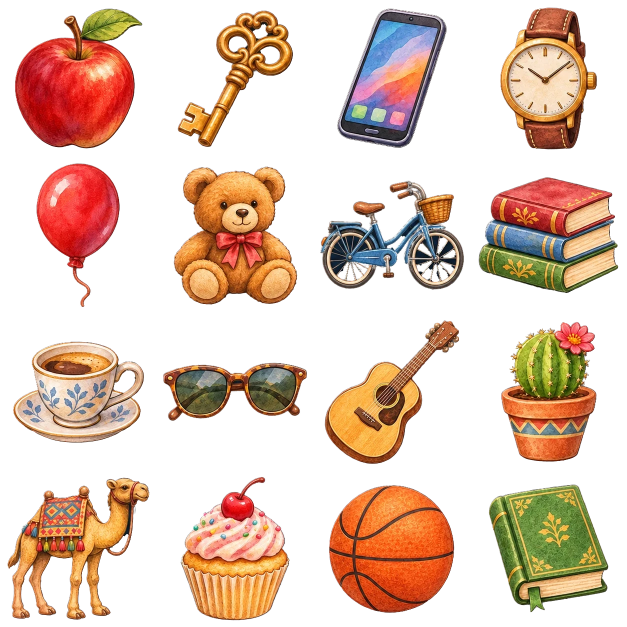
#> input picture test/legacy/art/objects-a.webp, 1254 x 1254 px (shown at 1/2 size)
$ python relayout_atlas.py ../test/legacy/art/objects-a.webp
#> lines starting #> are read from the running program, lines starting #| are printed output that depends on the picture; after the words box and inside, x2 and y2 are one past the last pixel; in counts of white or black regions, pixels touching at a corner belong together
"""Re-layout a sprite atlas onto an exact grid (presentation only, 4.2.2).

The generated atlases were not drawn on an exact grid: objects cross the cell
lines (a camel's head sits above its row, a basketball's top pokes into the
guitar's cell). Cropping a cell therefore showed slivers of the neighbours.

For each connected object (alpha component) this assigns it to the cell that
contains its centroid, cuts it out with its own mask, scales it down only if it
would not fit (never up) and centres it in its cell of a new, same-size atlas.
Cell order, file name and size stay the same, so every index in the code keeps
pointing at the same object.

  python3 tools/relayout_atlas.py legacy/art/objects-a.webp [--cols 4 --rows 4] [--out FILE] [--check]
"""
import argparse, sys
import numpy as np
from PIL import Image
from scipy import ndimage

def relayout(src, cols, rows, fill=0.92, alpha_min=10, min_area=40):
#> called with src = '../test/legacy/art/objects-a.webp', cols = 4, rows = 4, fill = 0.92, alpha_min = 10, min_area = 40
    im = Image.open(src).convert('RGBA')
#> im is the input picture: PIL image 1254x1254 RGBA; mean R, G, B, A 73.3, 48, 32.3, 97.5
    W, H = im.size
#> W = 1254; H = 1254
    rgba = np.array(im)
    a = rgba[..., 3]
    solid = a > alpha_min
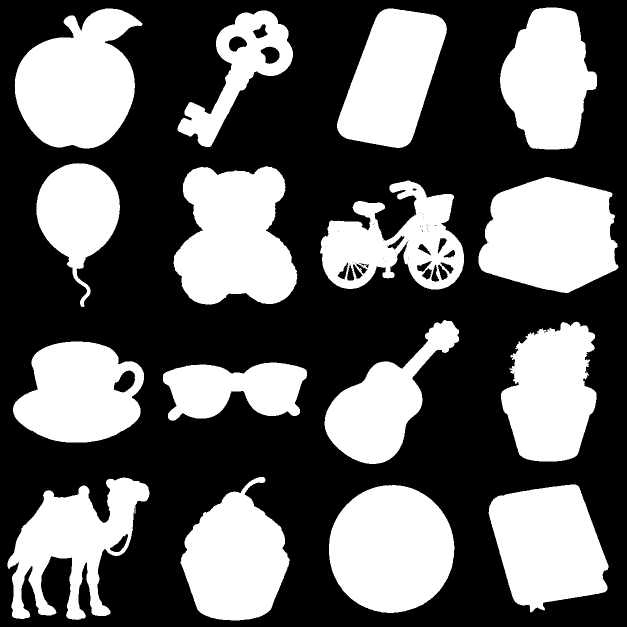
#> solid: shape (1254, 1254) bool (shown at 1/2 size); 39.3% white; 24 white regions (8 under 20 px), largest, box (x1, y1, x2, y2) and area: (347, 332, 595, 609) 51206, (658, 970, 909, 1226) 50408, (957, 354, 1237, 586) 49572
    # Join soft edges / shadows to their object before labelling.
    lab, n = ndimage.label(ndimage.binary_dilation(solid, iterations=3))
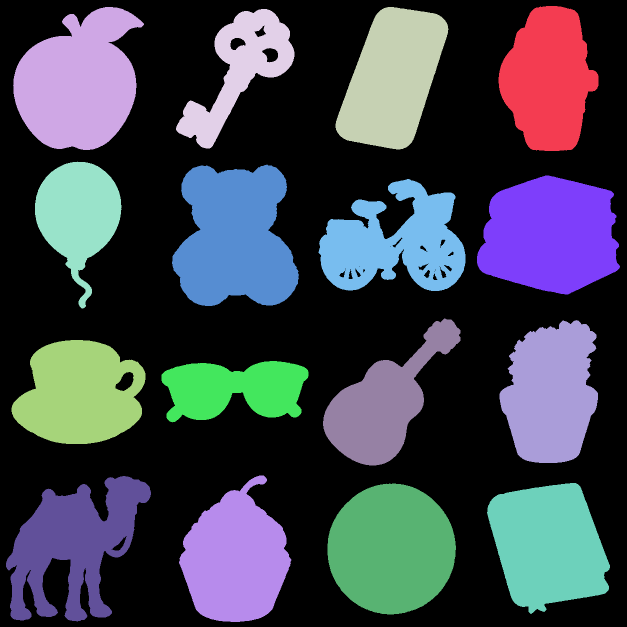
#> lab: shape (1254, 1254) int32 (shown at 1/2 size); 17 distinct labels, from 0 to 16; one colour per label, 0 black
#> n = 16
    cw, ch = W / cols, H / rows
#> cw = 313.5; ch = 313.5
    owners = {}
    centers = ndimage.center_of_mass(solid, lab, range(1, n + 1))
#> centers = [(157.9, 1096.2), (165.5, 156.1), (156.6, 785), (140, 478.5), (425.8, 155.9), (475.7, 469.6), (470.5, 1099.8), (483.6, 788.3), (806.9, 766.2), (786.4, 1101.3), (787.5, 157.9), (777.8, 468.7), (1118.6, 470.2), (1085.7, 146.8), (1090.5, 1095.8), (1097.8, 782.5)]
    areas = ndimage.sum(solid, lab, range(1, n + 1))
#> areas = [38771, 49369, 40354, 21182, 25950, 51206, 49572, 33429, 31614, 39594, 38546, 23557, 41061, 38935, 43835, 50408]
    for k, ((cy, cx), area) in enumerate(zip(centers, areas), start=1):
        if area < min_area or np.isnan(cx):
            continue
        cell = min(int(cy // ch), rows - 1) * cols + min(int(cx // cw), cols - 1)
        owners.setdefault(cell, []).append(k)
#> this loop made 16 passes
#> (cy, cx, area, cell) on passes 1 to 12: (157.9, 1096.2, 38771, 3), (165.5, 156.1, 49369, 0), (156.6, 785, 40354, 2), (140, 478.5, 21182, 1), (425.8, 155.9, 25950, 4), (475.7, 469.6, 51206, 5), (470.5, 1099.8, 49572, 7), (483.6, 788.3, 33429, 6), (806.9, 766.2, 31614, 10), (786.4, 1101.3, 39594, 11), (787.5, 157.9, 38546, 8), (777.8, 468.7, 23557, 9)
#> after the loop, owners = 16 items
    out = Image.new('RGBA', (W, H), (0, 0, 0, 0))
#> out: PIL image 1254x1254 RGBA; every value is 0
    report = {}
    for cell in range(cols * rows):
        ks = owners.get(cell)
        if not ks:
            report[cell] = 'empty'
            continue
        mask = np.isin(lab, ks) & (a > 0)
        ys, xs = np.nonzero(mask)
        x0, x1, y0, y1 = xs.min(), xs.max() + 1, ys.min(), ys.max() + 1
        piece = rgba[y0:y1, x0:x1].copy()
        piece[..., 3] = np.where(mask[y0:y1, x0:x1], piece[..., 3], 0)
        p = Image.fromarray(piece)
        s = min(1.0, fill * cw / p.width, fill * ch / p.height)
        if s < 1:
            p = p.resize((max(1, round(p.width * s)), max(1, round(p.height * s))), Image.LANCZOS)
        c, r = cell % cols, cell // cols
        ox = round(c * cw + (cw - p.width) / 2)
        oy = round(r * ch + (ch - p.height) / 2)
        out.alpha_composite(p, (ox, oy))
        report[cell] = f'{len(ks)} part(s), scale {s:.2f}'
#> this loop made 16 passes
#> (ks, x0, x1, y0, y1) on passes 1 to 12: ([2], 29, 285, 17, 297), ([4], 355, 586, 20, 294), ([3], 674, 894, 17, 296), ([1], 1000, 1194, 15, 299), ([5], 73, 240, 326, 614), ([6], 346, 595, 332, 609), ([8], 640, 928, 361, 579), ([7], 957, 1237, 354, 586), ([11], 26, 288, 682, 886), ([12], 326, 614, 725, 842), ([9], 649, 919, 640, 928), ([10], 1001, 1194, 643, 924)
#> pass 1, in relayout, `piece = rgba[y0:y1, x0:x1].copy()`:
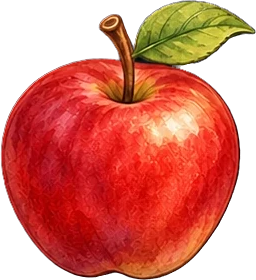
#> piece: shape (280, 256, 4); mean R, G, B, A 139.6, 45.1, 30.3, 172.9; transparent parts drawn white
#> pass 2, in relayout, `piece = rgba[y0:y1, x0:x1].copy()`:
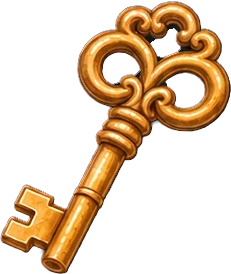
#> piece: shape (274, 231, 4); mean R, G, B, A 63.8, 41.9, 19.2, 81.3; transparent parts drawn white
#> after the loop:
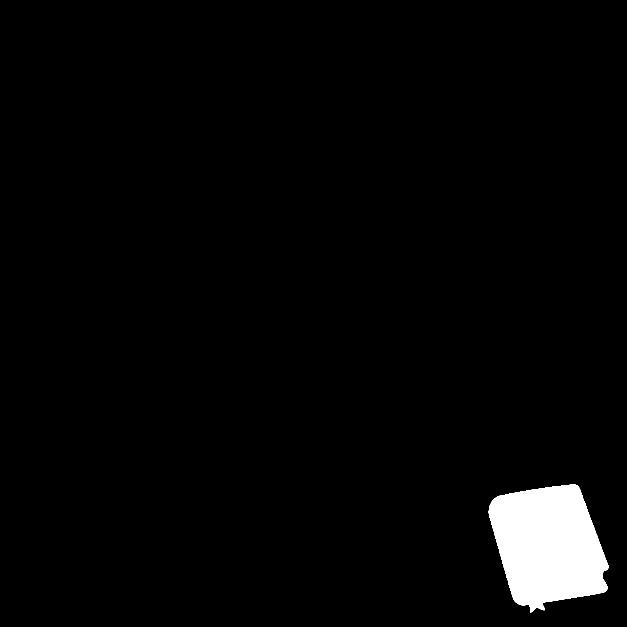
#> mask: shape (1254, 1254) bool (shown at 1/2 size); 2.8% white; 1 white region, box (x1, y1, x2, y2) and area: (977, 969, 1217, 1225) 43926
#> after the loop:
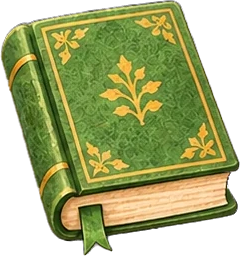
#> p: PIL image 240x256 RGBA; mean R, G, B, A 96.2, 103.5, 49.4, 178.6; transparent parts drawn white
#> after the loop, report = 16 items
    return out, report

def edge_touch(img, cols, rows, thr=40):
    a = np.array(img.getchannel('A'))
    H, W = a.shape
    bad = []
    for cell in range(cols * rows):
        c, r = cell % cols, cell // cols
        x0, x1 = round(c * W / cols), round((c + 1) * W / cols)
        y0, y1 = round(r * H / rows), round((r + 1) * H / rows)
        b = a[y0:y1, x0:x1]
        if max(b[:2].max(), b[-2:].max(), b[:, :2].max(), b[:, -2:].max()) > thr:
            bad.append(cell)
    return bad

if __name__ == '__main__':
    ap = argparse.ArgumentParser()
    ap.add_argument('src'); ap.add_argument('--cols', type=int, default=4); ap.add_argument('--rows', type=int, default=4)
    ap.add_argument('--out'); ap.add_argument('--check', action='store_true')
    a = ap.parse_args()
    if a.check:
        print(a.src, 'edge-touching cells:', edge_touch(Image.open(a.src).convert('RGBA'), a.cols, a.rows)); sys.exit(0)
    img, rep = relayout(a.src, a.cols, a.rows)
#> rep = 16 items
    img.save(a.out or a.src, 'WEBP', quality=90, method=6)
    print(a.src, rep, 'edge-touching after:', edge_touch(img, a.cols, a.rows))
#> the loop in edge_touch, `for cell in range(cols * rows):` made 16 passes
#> pass 3, in edge_touch, `b = a[y0:y1, x0:x1]`:
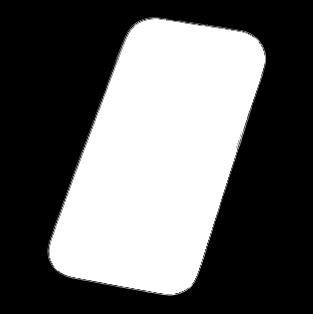
#> b: shape (314, 313); min 0, max 255, mean 102
#> after the loop in edge_touch, `for cell in range(cols * rows):`: bad = []
#> (printed output is left out)

$ run again, with test/legacy/art/objects-b.webp copied over test/legacy/art/objects-a.webp
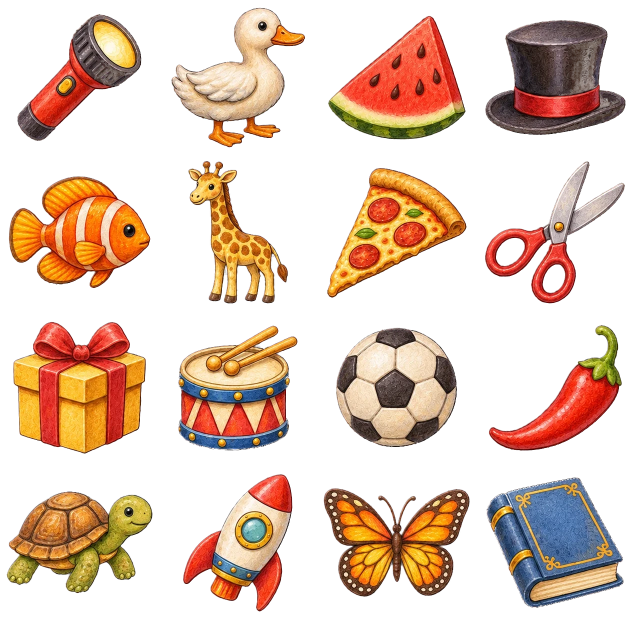
#> input picture test/legacy/art/objects-b.webp, 1269 x 1240 px (shown at 1/2 size)
#> in relayout, im is the input picture: PIL image 1269x1240 RGBA; mean R, G, B, A 71.1, 46.4, 30.3, 94.7
#> solid: shape (1240, 1269) bool; 38.2% white; 19 white regions (3 under 20 px), largest, box (x1, y1, x2, y2) and area: (26, 643, 292, 907) 53544, (973, 954, 1247, 1216) 49385, (672, 655, 914, 895) 45331
#> lab: shape (1240, 1269) int32; 17 distinct labels, from 0 to 16
#> n = 16
#> centers = [(158.7, 479), (148.2, 165.1), (178.5, 807.4), (160.1, 1109.8), (479.5, 466.8), (472.4, 1108.2), (454.6, 787.7), (464.9, 157.7), (777.1, 158.7), (806.1, 1141.7), (788.2, 471.2), (775.3, 792.7), (1087.7, 494.8), (1084.7, 1108.8), (1082.1, 791.3), (1077, 156)]
#> areas = [34629, 27784, 41121, 45253, 23355, 22969, 36365, 41218, 53544, 23712, 44107, 45331, 32906, 49385, 41688, 38494]
#> the loop in relayout, `for k, ((cy, cx), area) in enumerate(zip(centers, areas), start=1):` made 16 passes
#> (cy, cx, area, cell) on passes 1 to 8: (158.7, 479, 34629, 1), (148.2, 165.1, 27784, 0), (178.5, 807.4, 41121, 2), (160.1, 1109.8, 45253, 3), (479.5, 466.8, 23355, 5), (472.4, 1108.2, 22969, 7), (454.6, 787.7, 36365, 6), (464.9, 157.7, 41218, 4)
#> after the loop in relayout, `for k, ((cy, cx), area) in enumerate(zip(centers, areas), start=1):`: owners = 16 items
#> the loop in relayout, `for cell in range(cols * rows):` made 16 passes
#> (ks, x0, x1, y0, y1) on passes 1 to 8: ([2], 34, 283, 28, 282), ([1], 342, 610, 15, 295), ([3], 656, 931, 31, 279), ([4], 970, 1251, 40, 270), ([8], 17, 301, 352, 577), ([5], 376, 576, 322, 607), ([7], 654, 933, 336, 595), ([6], 970, 1250, 322, 607)
#> after the loop in relayout, `for cell in range(cols * rows):`:
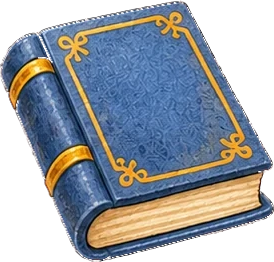
#> p: PIL image 274x262 RGBA; mean R, G, B, A 77.4, 83.3, 91.1, 171.3; transparent parts drawn white
#> the loop in edge_touch, `for cell in range(cols * rows):` made 16 passes
#> pass 3, in edge_touch, `b = a[y0:y1, x0:x1]`:
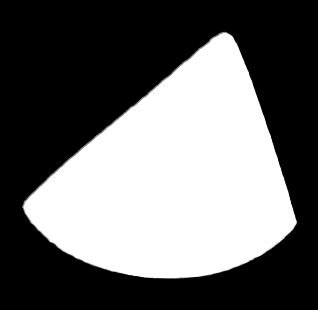
#> b: shape (310, 318); min 0, max 255, mean 104.7
#> after the loop in edge_touch, `for cell in range(cols * rows):`: bad = []
#> (printed output is left out)
